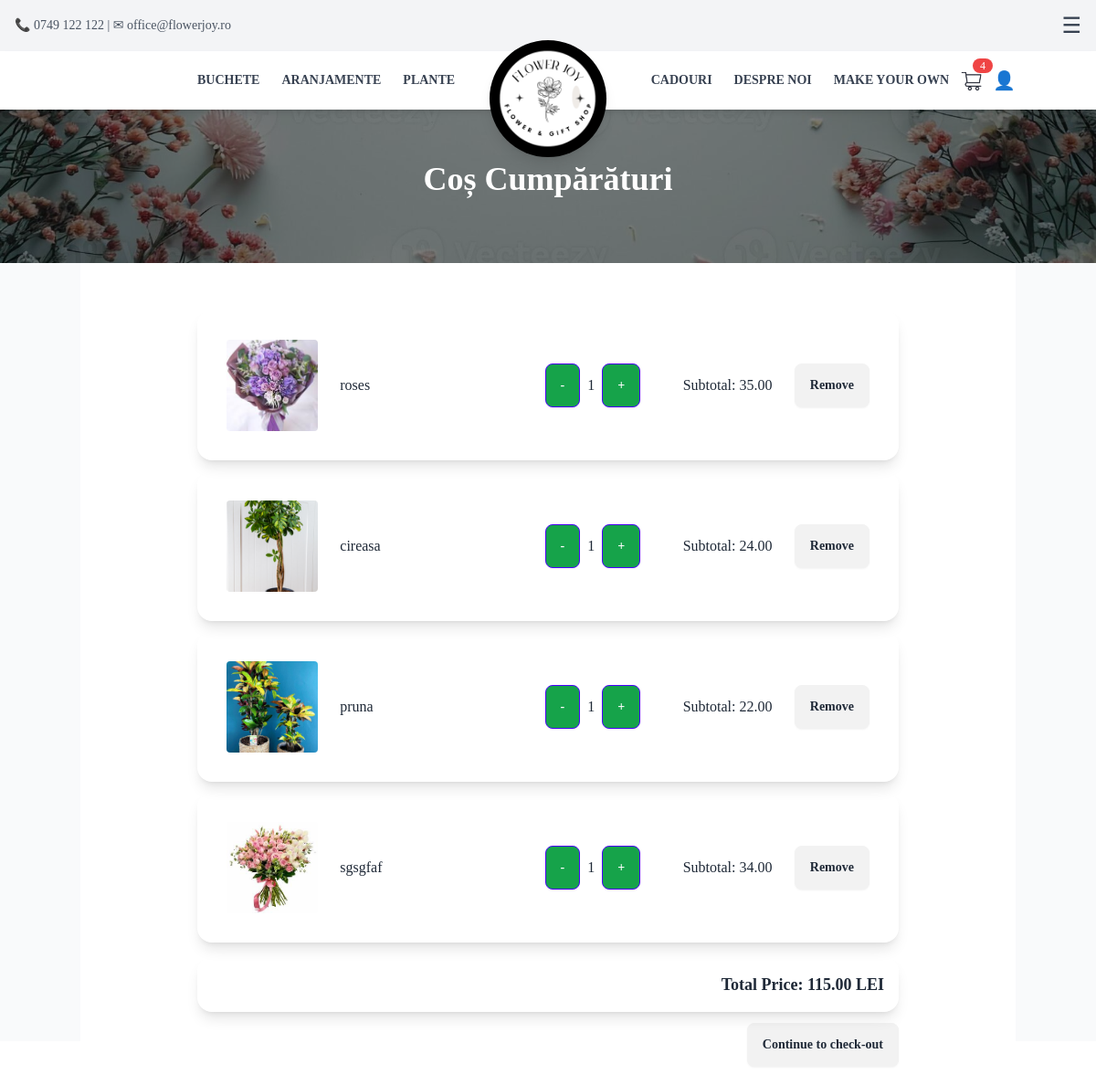
Page /cart/ on the committed database.
### App/models.py (models this page shows, shortened)
class CartItem(models.Model):
    user = models.ForeignKey(User, on_delete=models.CASCADE, null=True, blank=True)
    session_id = models.CharField(max_length=255, null=True, blank=True) # Store session ID for anonymous users
    product = models.ForeignKey(Product, on_delete=models.CASCADE)
    quantity = models.PositiveIntegerField(default=1)
    def total_price(self):
        return self.product.price * self.quantity

class Product(models.Model):
    name = models.CharField(max_length=100)
    description = models.TextField()
    category = models.CharField(max_length=100, default="General")
    price = models.DecimalField(max_digits=10, decimal_places=2)
    image = models.ImageField(upload_to="Pictures/")  # Stores images in 'media/Pictures/'
    created_at = models.DateTimeField(auto_now_add=True)

### App/views.py (the view)
# urls.py: path('cart/', cart_view, name='cart'),
def cart_view(request):
    if request.user.is_authenticated:
        cart_items = CartItem.objects.filter(user=request.user)
    else:
        session_id = request.session.session_key
        if not session_id:
            request.session.create()
            session_id = request.session.session_key
        cart_items = CartItem.objects.filter(session_id=session_id)
    total_price = sum(item.total_price() for item in cart_items)
    context = {
        'cart_items': cart_items,
        'total_price': total_price
    }
    return render(request, 'cart.html', context)

### App/templates/partials/cart.html (shortened to what this page needs)
{% extends 'base.html' %}
{% block content %}
<section class="relative w-full h-72 bg-cover bg-center" style="background-image: url('/static/bannerCart.jpg');">
    <div class="container mx-auto px-4 py-16 relative z-10 text-white">
        <h1 class="text-4xl font-bold text-center mt-28">Coș Cumpărături</h1>
    </div>
</section>
<div class="container mx-auto px-4 py-8 bg-white">
    {% if cart_items %}
    <div class="container mt-5 max-w-3xl mx-auto">
        {% for cart_item in cart_items %}
        <div id="cart-item-{{ cart_item.id }}" class="card mb-3 shadow-lg">
            <div hx-target="this" hx-swap="innerHTML">
                {% include 'partials/cart_item.html' with cart_item=cart_item %}
            </div>
        </div>
        {% endfor %}
        <div id="total-price-container" class="card shadow-lg p-4 mt-4 text-right">
            <p class="text-lg font-semibold">Total Price: <span id="total-price">{{ total_price }}</span> LEI</p>
        </div>
        <a href=" {% url 'checkout' %} " class="btn btn-warning b-sm mt-3 mb-5 float-right">Continue to check-out</a>
    {% endif %}
    </div>
</div>
{% endblock %}

### App/templates/partials/cart_item.html
<div class="card-body">
    <div class="flex justify-between items-center">
        <div class="center">
            <a href="{% url 'product_detail' pk=cart_item.product.id %}" >
                <img src="{{ cart_item.product.image.url }}" class="img-fluid rounded" alt="{{ cart_item.product.name }}" style="width: 100px; height: 100px; object-fit: cover;">
            </a>
        </div>
        <div class="center" style="flex: 1; max-width: 200px; text-align: left;">
            <p class="card-text truncate">{{ cart_item.product.name }}</p>
        </div>
        <div class="flex items-center space-x-2">
            <a href="{% url 'decrement_quantity' product_id=cart_item.product.id %}"
            class="btn btn-primary btn-sm center bg-green-600 text-white"
            hx-get="{% url 'decrement_quantity' product_id=cart_item.product.id %}"
               hx-target="#cart-item-{{ cart_item.id }} > div"
               hx-swap="innerHTML">-</a>
            <div class="center"><p class="card-text">{{ cart_item.quantity }}</p></div>
            <a href="{% url 'increment_quantity' product_id=cart_item.product.id %}"
            class="btn btn-primary btn-sm center bg-green-600 text-white"
            hx-get="{% url 'increment_quantity' product_id=cart_item.product.id %}"
               hx-target="#cart-item-{{ cart_item.id }} > div"
               hx-swap="innerHTML">+</a>
        </div>
        <div class="center" style="min-width: 120px; text-align: right;">
            <p class="card-text">Subtotal: {{ cart_item.total_price }}</p>
        </div>
        <div class="center">
            <a href="{% url 'remove_from_cart' product_id=cart_item.product.id %}"
               class="btn btn-danger btn-sm"
               hx-get="{% url 'remove_from_cart' product_id=cart_item.product.id %}"
               hx-target="#cart-item-{{ cart_item.id }}"
               hx-swap="innerHTML">Remove</a>
        </div>
    </div>
</div>

### rows in the picture
CartItem: product.image (picture), product.name "roses", quantity "1", total_price "35.00"
CartItem: product.image (picture), product.name "cireasa", quantity "1", total_price "24.00"
CartItem: product.image (picture), product.name "pruna", quantity "1", total_price "22.00"
CartItem: product.image (picture), product.name "sgsgfaf", quantity "1", total_price "34.00"

### other values in the picture
{{ cart_count }} "4"
{{ total_price }} "115.00"
